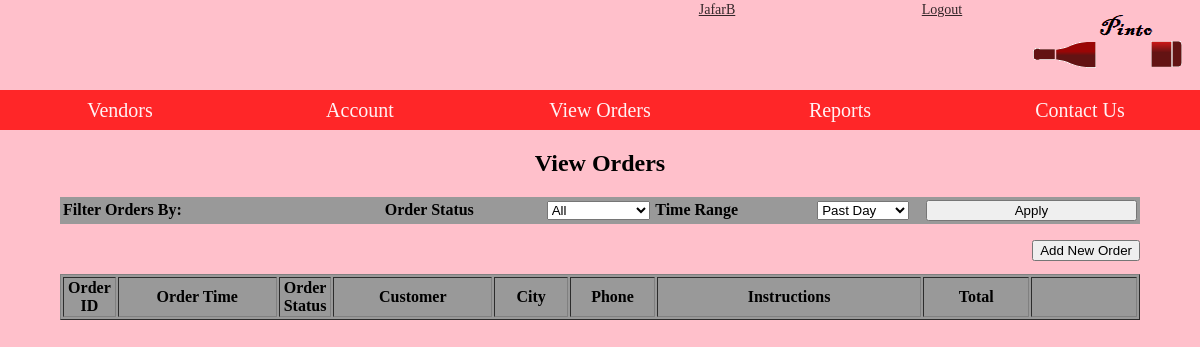
The page /source/admin_orderlist.php (signed in) on the database as committed earlier.
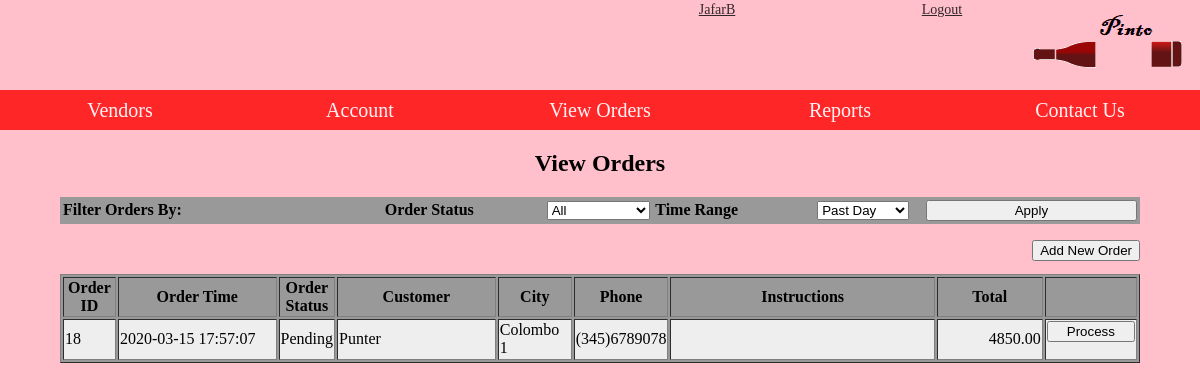
The same page on the database as committed later.
### tables this page shows
CREATE TABLE `orders` (
  `order_id` int(10) UNSIGNED NOT NULL,
  `order_total` decimal(8,2) NOT NULL,
  `order_cust` varchar(50) NOT NULL,
  `order_address` varchar(255) NOT NULL,
  `order_city` enum('Colombo 1','Colombo 2','Colombo 3','Colombo 4','Colombo 5','Colombo 6','Colombo 7','Colombo 8','Colombo 9','Colombo 10','Colombo 11','Colombo 12','Colombo 13','Colombo 14','Colombo 15') NOT NULL,
  `order_phone` varchar(13) NOT NULL,
  `order_time` datetime NOT NULL,
  `order_instructions` text DEFAULT NULL,
  `comments` text DEFAULT NULL,
  `order_status` enum('Pending','Confirmed','Cancelled','Delivered') NOT NULL DEFAULT 'Pending',
  `status_updatetime` datetime DEFAULT NULL,
  `cust_id` int(10) UNSIGNED DEFAULT NULL
);

### source/admin_orderlist.php (the view, shortened to what this page needs)
<html>
<head>
</head>
<body>
<?php
include 'NavMenu.php';
$status_filter = isset($_POST['status_filter'])? $_POST['status_filter']:'all';
$date_filter = isset($_POST['date_filter'])? $_POST['date_filter']:'24hr';
switch($status_filter){
	case 'all':
	$status_condition = 'orders.order_status IS NOT NULL';
	break;
}
switch($date_filter){
	case '24hr':
	$date = date('Y-m-d H:i:s', strtotime('-24 hour'));
	$date_condition = 'orders.order_time >"'.$date.'"';
	break;
}
?>
<h2>View Orders</h2>
<div>
<form action="admin_orderlist.php" method="POST">
<table width="90%" align="center">
<tr style="font-weight: bold;"><td width="30%">Filter Orders By: </td>
	<td width="15%">Order Status</td>
	<td width="10%"><select name="status_filter">
			<option value="all" <?php echo ($status_filter=='all')? 'selected="selected"':''; ?> >All</option>
		</select></td>
	<td width="15%">Time Range</td>
	<td width="10%"><select name="date_filter">
			<option value="24hr" <?php echo ($date_filter=='24hr')? 'selected="selected"':''; ?> >Past Day</option>
		</select></td>
	<td><input type="submit" name="submit" value="Apply" /></td>
</tr>
</table>
</form>
</div>
<div class="LineButtons">
	<form action="ordercheckout.php?tab=cart" method="POST">
	<input type="submit" name="submit" value="Add New Order" style="float: right;"/>
	</form>
</div>
<?php
$query = 'SELECT * FROM orders WHERE '.$status_condition.' AND '.$date_condition.' ORDER BY orders.order_time DESC';
$result = mysqli_query($db,$query) or die(mysqli_error($db));
?>
<table border="1" width="90%" align="center">
<tr>
	<th width="5%">Order ID</th>
	<th width="15%">Order Time</th>
	<th width="5%">Order Status</th>
	<th width="15%">Customer</th>
	<th width="7%">City</th>
	<th width="8%">Phone</th>
	<th width="25%">Instructions</th>
	<th width="10%">Total</th>
	<th></th>
</tr>
<?php
$odd = true;
while($row=mysqli_fetch_assoc($result)){
	echo ($odd==true)? '<tr class="odd_row">':'<tr class="even_row">';
	extract($row);
	echo '<td>'.$order_id.'</td>';
	echo '<td>'.$order_time.'</td>';
	echo '<td>'.$order_status.'</td>';
	echo '<td>'.$order_cust.'</td>';
	echo '<td>'.$order_city.'</td>';
	echo '<td>'.$order_phone.'</td>';
	echo '<td>'.htmlspecialchars($order_instructions).'</td>';
	echo '<td style="text-align:right;">'.$order_total.'</td>';
	echo '<td>';
	echo '<form action="orderprocess.php?id='.$order_id.'" method="POST">';
	echo '<input type="submit" name="submit" value="Process" />';
	echo '</form>';
	echo '</td>';
	echo '</tr>';
	$odd = !$odd;
}
?>
</table>
</body>
</html>

### source/NavMenu.php (shortened to what this page needs)
<?php
$usertype = $_SESSION['usertype'];
$logged = $_SESSION['logged'];
?>
<link href="style.css" rel="stylesheet">
<div id="topdiv">
<img src="Pinto.png" align="right">
<ul id="Login">
<?php
if($logged==0){
?>
	<li><a href="#">Login</a>
	<ul>
		<li><a href="login.php">Customer</a></li>
		<li><a href="login2.php">Admin</a></li>
		<li><a href="login2.php">Vendor</a></li>
	</ul>
	</li>
<?php
}
else{
	echo '<li><a href="logout.php">Logout</a></li>';
}
?>
</ul>
<?php
if($logged==0){
	echo	'<ul id="Register">';
	echo	'<li><a href="custprofile.php?tab=general">Register</a></li>';
	echo	'</ul>';
} else {
	echo	'<ul id="Register">';
	echo	'<li><a href="#">';
	echo 	$_SESSION['username'];
	echo 	'</a></li>';
	echo	'</ul>';
}
?>
<br>
<br>
<br>
<br>
<br>
<ul>
	<li><a href="index.php">Vendors</a>
	</li>
	<li><a href="#">Account</a>
		<?php
	echo '</li>';
switch($usertype){
	case 'admin':
	echo '<li><a href="admin_orderlist.php">View Orders</a></li>';
	break;
}
switch($usertype){
	default:
	echo '<li><a href="#">Reports</a>';
	echo '</li>';
	break;
}
?>
	<li><a href="#">Contact Us</a></li>
</ul>
</div>

### source/style.css (style rules this page uses)
body { background-color:#ffc0cb; margin: 150px 0px 0px 0px; }
div#topdiv { position: fixed; top: 0px; left: 0px; width: 100%; background-color:#ffc0cb; }
#topdiv ul { margin: 0px; padding:0px; list-style: none; }
#topdiv ul li { float: left; width: 20%; height:40px; background-color: Red; opacity: .8; line-height: 40px; text-align: center; font-size: 20px; }
#topdiv ul#Login li { float: right; width: 150px; height:20px; background-color: #ffc0cb; opacity: .8; line-height: 20px; text-align: center; font-size: 14px; }
#topdiv ul li a { text-decoration: none; color: white; display: block; }
#topdiv ul#Login li a { text-decoration: underline; color: black; display: block; }
#topdiv ul#Register li { float: right; width: 300px; height:20px; background-color: #ffc0cb; opacity: .8; line-height: 20px; text-align: center; font-size: 14px; }
#topdiv ul#Register li a { text-decoration: underline; color: black; display: block; }

### source/admin_orderlist.php (style rules this page uses)
h2, h3 { text-align: center; }
.LineButtons { width: 90%; margin-left: auto; margin-right: auto; margin-bottom: 50px; }
table input { width: 100%; box-sizing: border-box; }
table { background-color: #999; clear: both; }
th { background-color: #999; }
.odd_row { background-color: #EEE; }

Rows that differ between the two databases and show on the page:
added orders: order_id "18", order_time "2020-03-15 17:57:07", order_status "Pending", order_cust "Punter", order_city "Colombo 1", order_phone "(345)6789078", order_total "4850.00"
